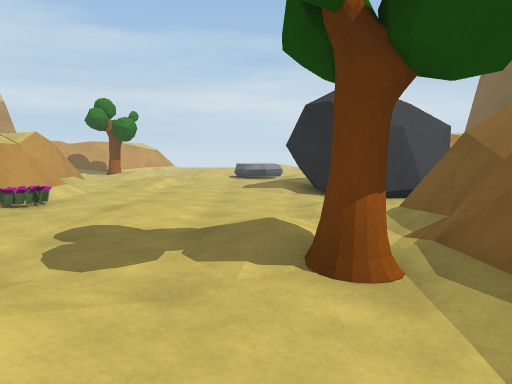
[1] (above)

15 first-person views from a walk through a Unity game level. The camera is 1.2 m above the floor, tilts 6° down and sees 70° across. The floor is counted in squares, 1 m on a side. Each view is taken from the middle of a square. On the plan, view 1 faces up. The plan holds only what a view shows up to about 15 squares ahead; the rest is blank. The place goes on beyond the plan.

[2]
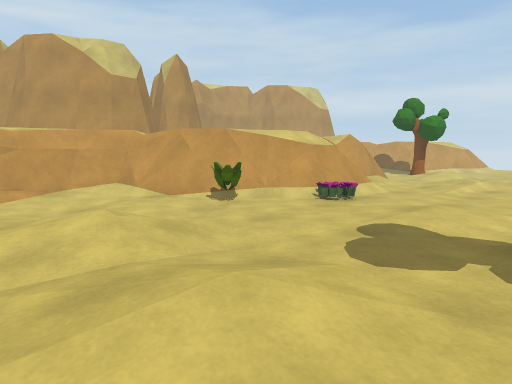

[3]
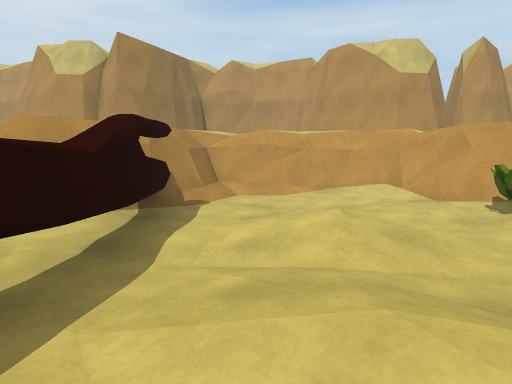

[4]
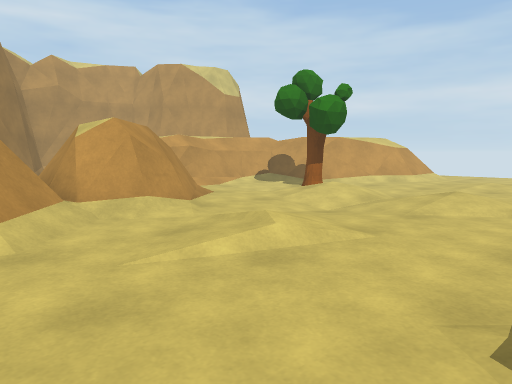

[5]
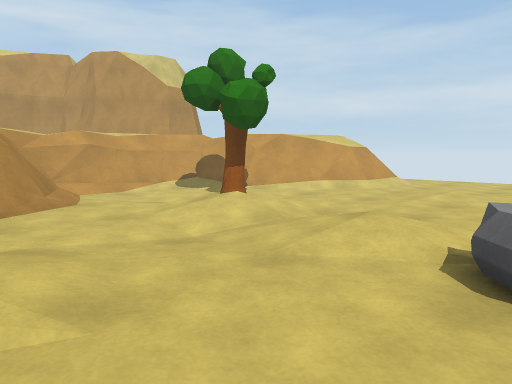

[6]
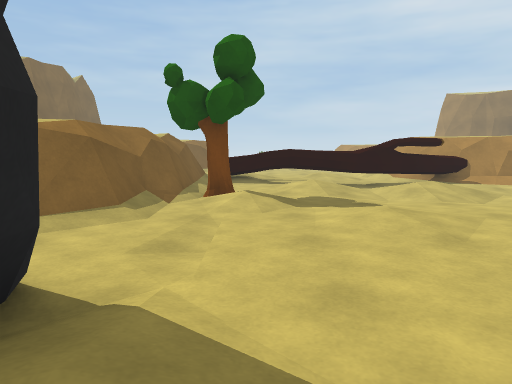

[7]
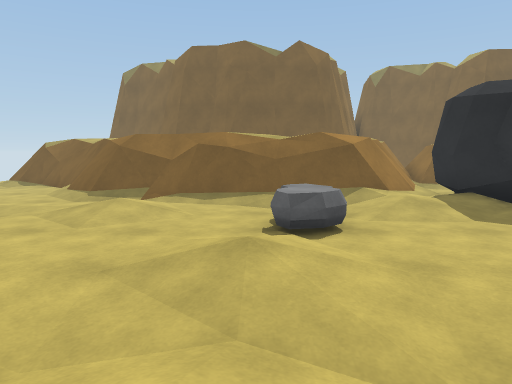

[8]
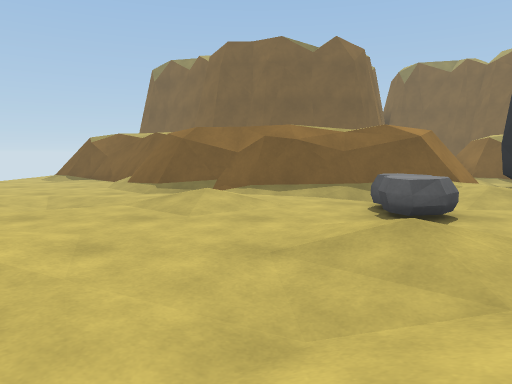

[9]
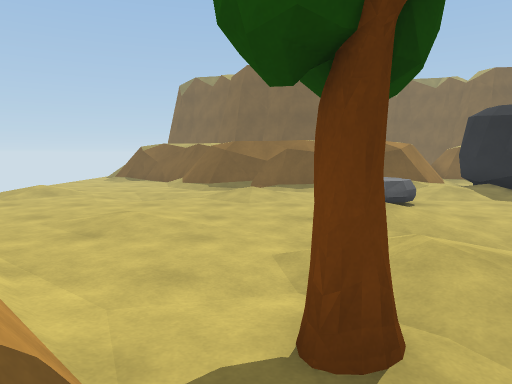

[10]
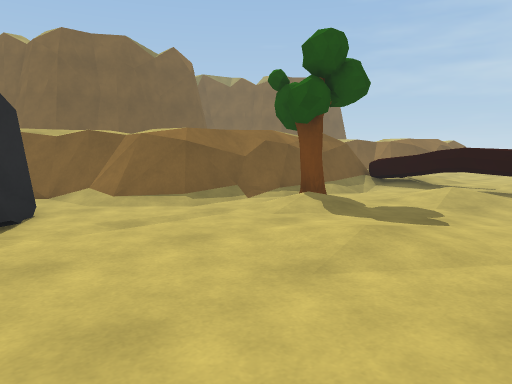

[11]
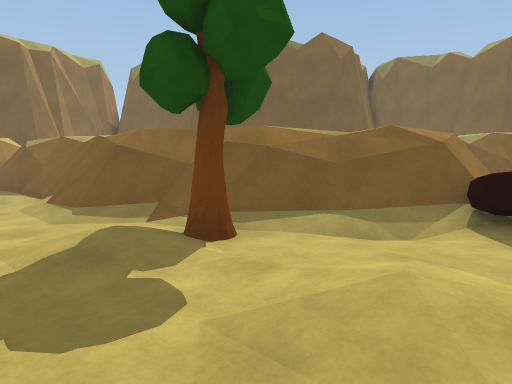

[12]
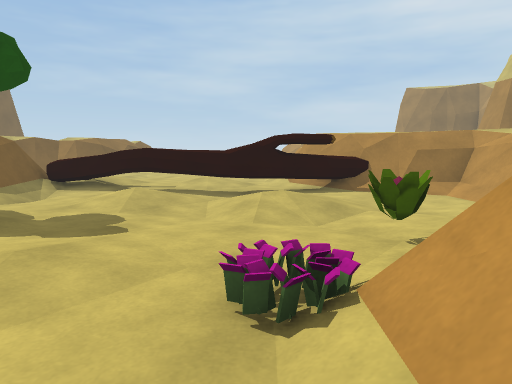

[13]
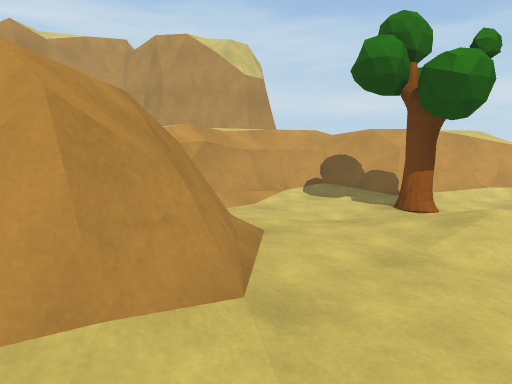

[14]
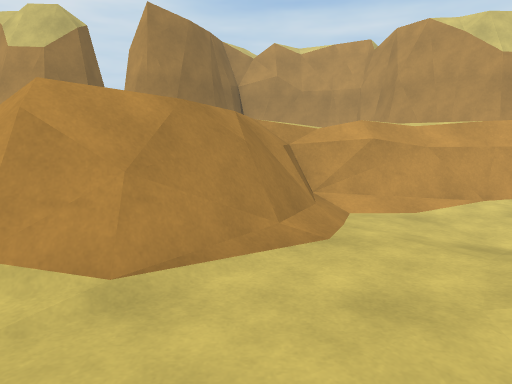

[15]
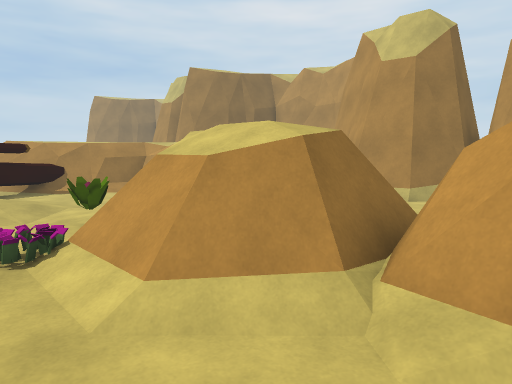

### Floor plan
Key: @ floor where view 1 was taken; # wall or solid block; . main floor; : floor 0.25 m higher than the main floor; - floor 0.25 m lower than the main floor; + floor 2 m higher than the main floor; / step, stairs or slope; = window, fence, low wall or low ledge; ^ raised ledge; R rock; P plant; T tree; O other object.
Columns run from 17 left of view 1 to 10 right of it. Each row starts with its distance up from view 1.
 26         ^^O/......-..../##
 25         #=/...:.......==##
 24       ###=...........=###
 23      ^##=.........//.##
 22     #=/...-......////^#
 21     #=...T///...../.=##
 20     #=..-////.//....=^^
 19     ##....///.:/....=^^
 18     ##...../////RRR./^^
 17     #===/...-......//##
 16     ^ ###/........://##
 15         ##=..//.../::###
 14    ==   ##=.///....:RR=# ^
 13       =###=......//RRR  ==##
 12         ===....../RR  R =##
 11         ###=.......RRRRR=#
 10 #/       +#=........RRR=##
  9 ##       +==........../##^
  8  #      ##=/P........==##^
  7  #     ###=...::....=###
  6       ^##=P....../..##
  5       ==/......./://^
  4      ^=/...-/..../T=#^
  3      #=...////./...=^
  2      #=.-.///////..=^
  1      #/....././//..=^^
  0     ##///....-...@/=#
 -1      #^##^=##^^^^^^^#
 -2        ###       ^==##
 -3          ##   :..:  ==
 -4          ##    ..        #
 -5                ..       =#
 -6                         ##

Positions as (right, up) in squares from view 1, and headings:
1: (0, 0), facing up
2: (0, 0), facing up-left
3: (0, 1), facing left
4: (0, 10), facing up-left
5: (0, 14), facing up-left
6: (0, 14), facing down
7: (-7, 19), facing right
8: (-7, 21), facing right
9: (-11, 22), facing right
10: (-5, 12), facing down-right
11: (-5, 3), facing right
12: (-5, 11), facing down
13: (-5, 13), facing up-left
14: (-4, 16), facing left
15: (-4, 14), facing down-left
